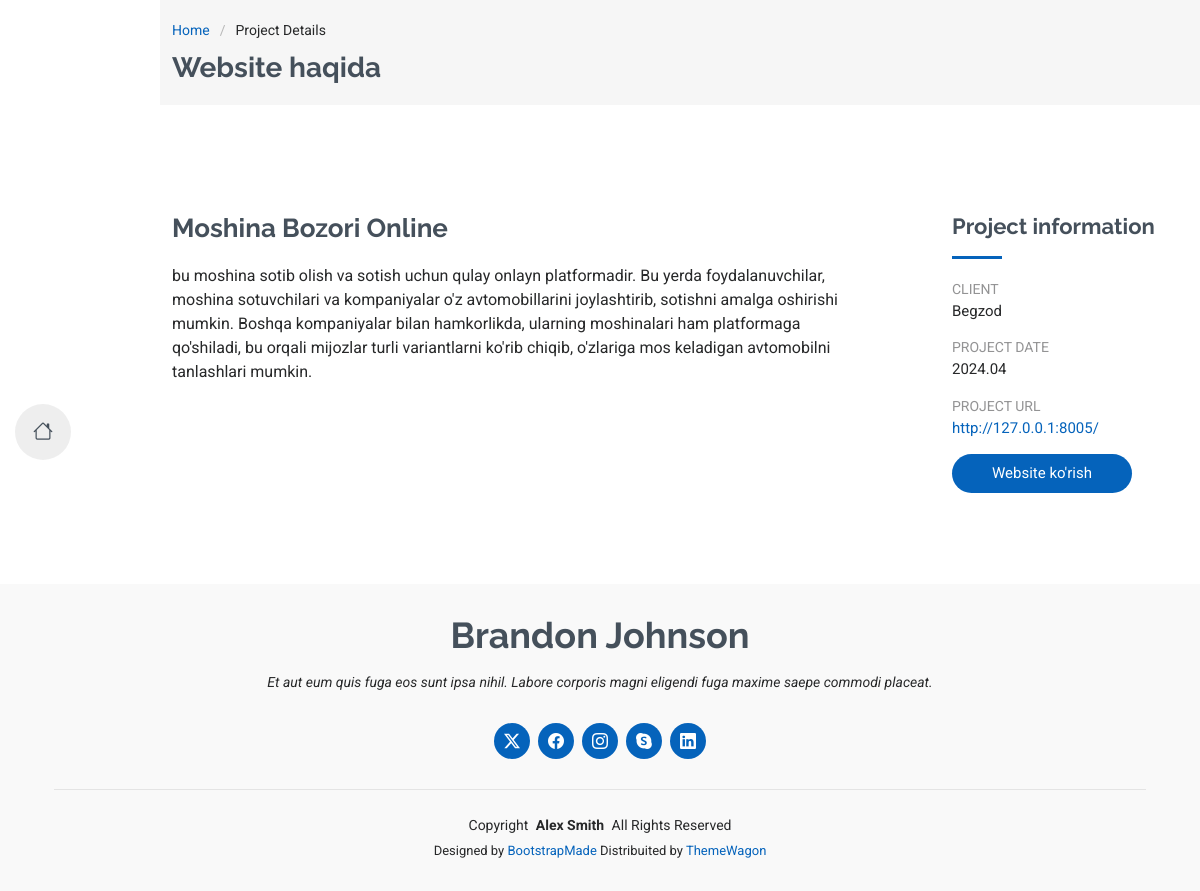
The app's page /projects/carlink/ with its own data.
### blog/models.py (models this page shows, shortened)
class Project(models.Model):
    name = models.CharField(max_length=200)
    client = models.CharField(max_length=100)
    date = models.DecimalField(max_digits=10, decimal_places=2)
    created_at = models.DateTimeField(auto_now_add=True)
    title = models.CharField(max_length=200)
    description = models.TextField(verbose_name='Content of product')
    project_url = models.URLField()
    slug = models.SlugField(unique=True, null=True)
    class Meta:
        verbose_name = 'Project'
        verbose_name_plural = 'Projects'

### blog/views.py (the view)
# urls.py: path('projects/<slug:slug>/', ProjectDetail.as_view(), name='project_detail'),
class ProjectDetail(DetailView):
    model = Project
    context_object_name = 'project'
    template_name = 'store/project_detail.html'

### blog/templates/store/project_detail.html (shortened to what this page needs)
<!DOCTYPE html>
<html lang="en">
{% load static %}
<head>
    {% include 'components/_style.html' %}
</head>
<body class="portfolio-details-page">
<header id="header" class="header d-flex flex-column justify-content-center">
    <nav id="navmenu" class="navmenu">
        <ul>
            <li><a href="#hero"><i class="bi bi-house navicon"></i><span>Home</span></a></li>
        </ul>
    </nav>
</header>
<main class="main">
    <div class="page-title" data-aos="fade">
        <div class="container">
            <nav class="breadcrumbs">
                <ol>
                    <li><a href="{% url 'portfolio' %}">Home</a></li>
                    <li class="current">Project Details</li>
                </ol>
            </nav>
            <h1>Website haqida</h1>
        </div>
    </div>
    <section id="portfolio-details" class="portfolio-details section">
        <div class="container" data-aos="fade-up">
            <div class="row justify-content-between gy-4 mt-4">
                <div class="col-lg-8" data-aos="fade-up">
                    <div class="portfolio-description">
                        <h2>{{ project.title }}</h2>
                        <p>
                            {{ project.description }}
                        </p>
                    </div>
                </div>
                <div class="col-lg-3" data-aos="fade-up" data-aos-delay="100">
                    <div class="portfolio-info">
                        <h3>Project information</h3>
                        <ul>
                            <li><strong>Client</strong>{{ project.client }}</li>
                            <li><strong>Project date</strong>{{ project.date }}</li>
                            <li><strong>Project URL</strong> <a href="#">{{ project.project_url }}</a></li>
                            <li><a href="#" class="btn-visit align-self-start">Website ko'rish</a></li>
                        </ul>
                    </div>
                </div>
            </div>
        </div>
    </section>
</main>
<footer id="footer" class="footer position-relative light-background">
    <div class="container">
        <h3 class="sitename">Brandon Johnson</h3>
        <p>Et aut eum quis fuga eos sunt ipsa nihil. Labore corporis magni eligendi fuga maxime saepe commodi
            placeat.</p>
        <div class="social-links d-flex justify-content-center">
            <a href=""><i class="bi bi-twitter-x"></i></a>
            <a href=""><i class="bi bi-facebook"></i></a>
            <a href=""><i class="bi bi-instagram"></i></a>
            <a href=""><i class="bi bi-skype"></i></a>
            <a href=""><i class="bi bi-linkedin"></i></a>
        </div>
        <div class="container">
            <div class="copyright">
                <span>Copyright</span> <strong class="px-1 sitename">Alex Smith</strong>
                <span>All Rights Reserved</span>
            </div>
            <div class="credits">
                Designed by <a href="https://bootstrapmade.com/">BootstrapMade</a> Distribuited by <a
                    href="https://themewagon.com">ThemeWagon</a>
            </div>
        </div>
    </div>
</footer>
</body>
</html>

### templates/components/_style.html (shortened to what this page needs)
{% load static %}
<link href="https://stackpath.bootstrapcdn.com/bootstrap/4.3.1/css/bootstrap.min.css" rel="stylesheet">
<link href="{% static 'store/vendor/bootstrap/css/bootstrap.min.css' %}" rel="stylesheet">
<link href="{% static 'store/vendor/bootstrap-icons/bootstrap-icons.css' %}" rel="stylesheet">
<link href="{% static 'store/vendor/aos/aos.css' %}" rel="stylesheet">
<link href="{% static 'store/vendor/glightbox/css/glightbox.min.css' %}" rel="stylesheet">
<link href="{% static 'store/vendor/swiper/swiper-bundle.min.css' %}" rel="stylesheet">
<link href="{% static 'store/css/main.css' %}" rel="stylesheet">

### templates/components/_script.html (shortened to what this page needs)
{% load static %}

### records on screen
Project: title "Moshina Bozori Online", description "bu moshina sotib olish va sotish uchun qulay onlayn platformadir. Bu yerda foydalanuvchilar, moshina sotuvchilari va kompaniyalar o'z avtomobillarini joylashtirib, sotishni amalga oshirishi mumkin. Boshqa kompaniyalar bilan hamkorlikda, ularning moshinalari ham platformaga qo'shiladi, bu orqali mijozlar turli variantlarni ko'rib chiqib, o'zlariga mos keladigan avtomobilni tanlashlari mumkin.", client "Begzod", date "2024.04", project_url "http://127.0.0.1:8005/"
